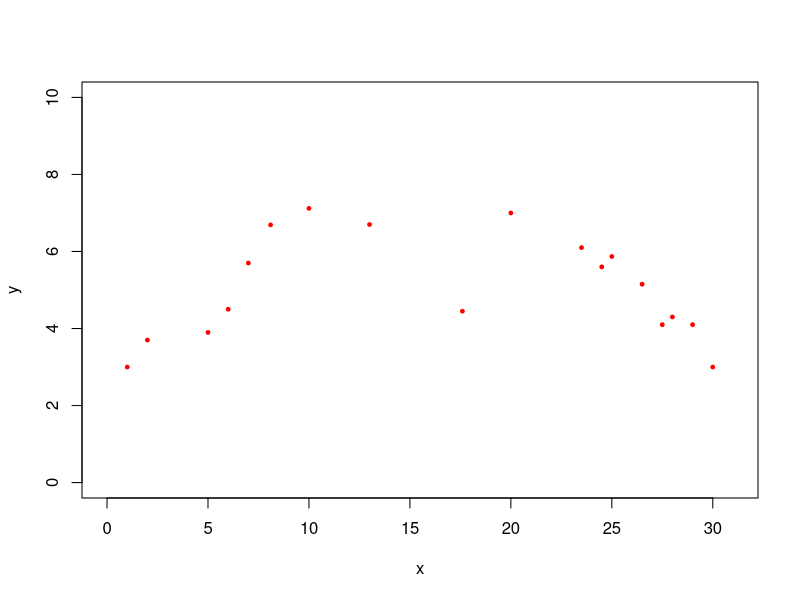

This figure's R source: (Note: this script raises an error after producing the figure.)
y=c(3,3.7,3.9,4.5,5.7,6.69,7.12,6.7,4.45,7,6.1,5.6,5.87,5.15,4.1,4.3,4.1,3)                                                                                                       
x=c(1,2,5,6,7,8.1,10,13,17.6,20,23.5,24.5,25,26.5,27.5,28,29,30)     
length(x)
length(y)


plot(x,y,  pch = 19, cex=0.5, col= "red",xlim=c(0,31),ylim=c(0,10))

x1=x[1:4]
y1=y[1:4]
polyAjuste1 = poly.calc(x1,y1)
curve(polyAjuste1,from=1,to=6,add=T, lwd=1)

x2=x[4:6]
y2=y[4:6]
polyAjuste2 = poly.calc(x2,y2)
curve(polyAjuste2,from=6,to=8.1,add=T, lwd=1)

x3=x[6:9]
y3=y[6:9]
polyAjuste3 = poly.calc(x3,y3)
curve(polyAjuste3,from=8.1,to=17.6,add=T, lwd=1)

x4=x[9:12]
y4=y[9:12]
polyAjuste4 = poly.calc(x4,y4)
curve(polyAjuste4,from=17.6,to=24.5,add=T, lwd=1)

